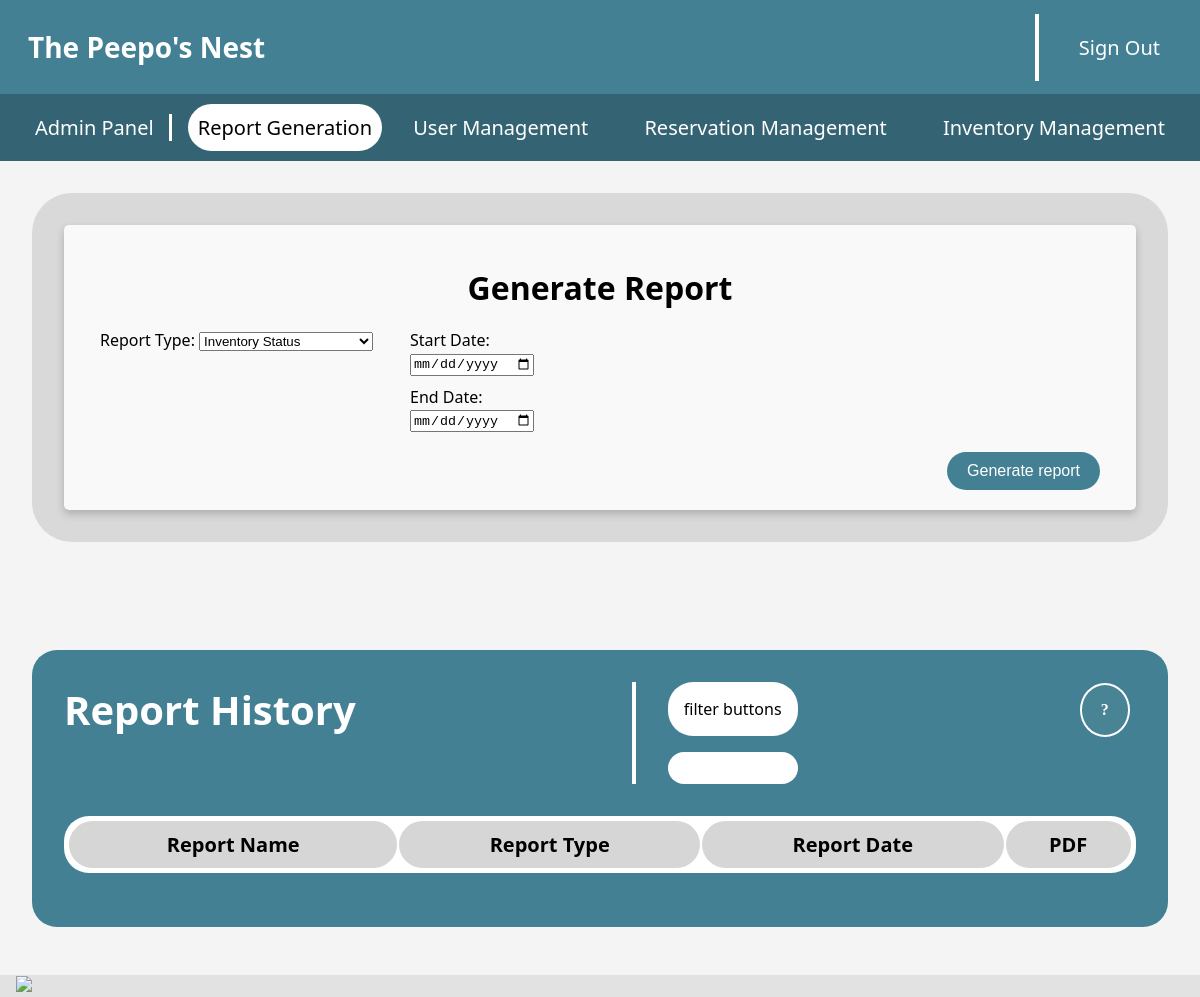
Page /report/reportmanagement on the earlier database version.
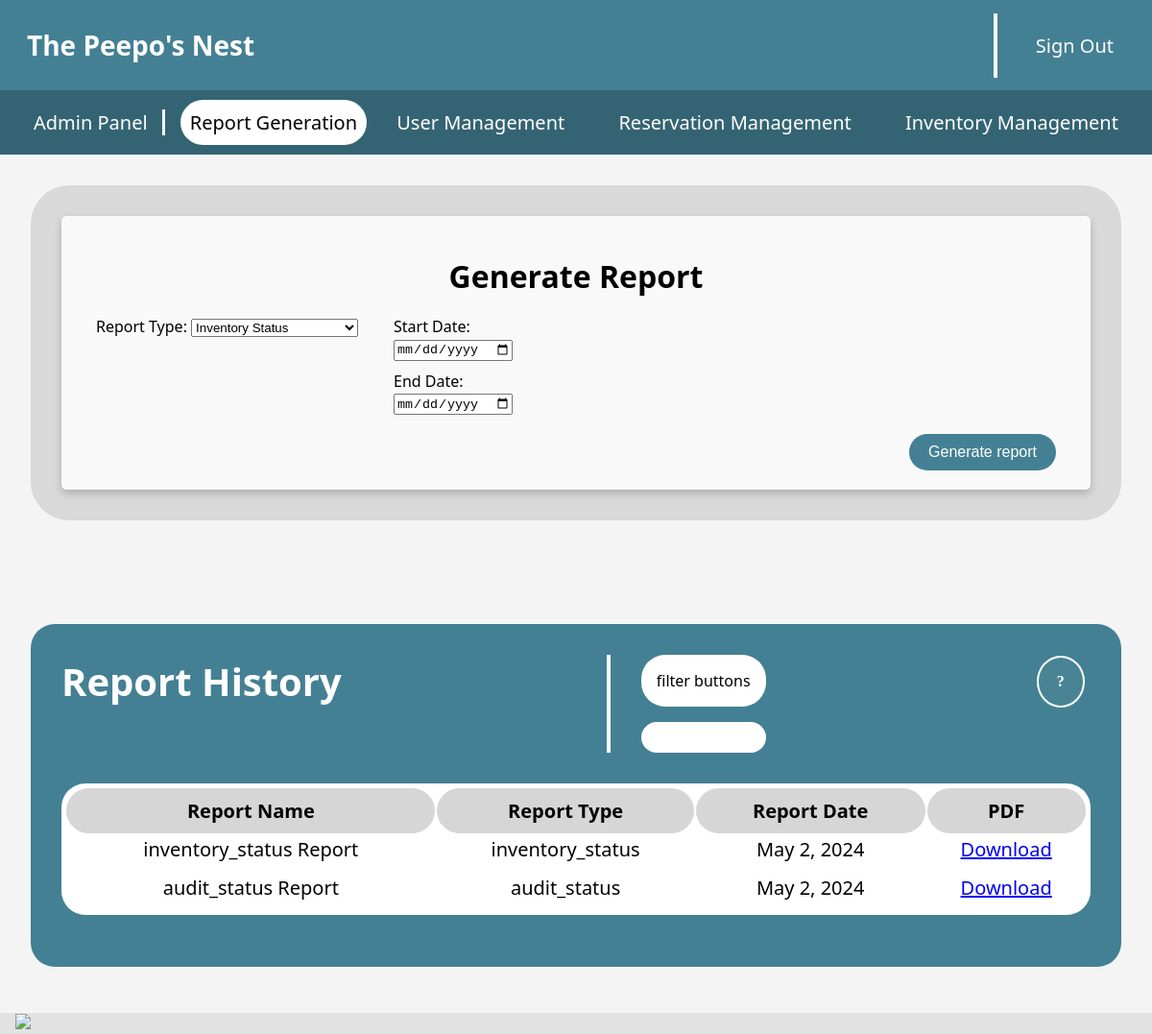
Same page on the later database version.
### report_management/models.py (models this page shows, shortened)
class Report(models.Model):
    name = models.CharField(max_length=200, default='Default Report Name')
    report_type = models.CharField(max_length=100, verbose_name="Report Type", null=True)
    date_created = models.DateField(default=now)  # 'now' without parentheses
    pdf = models.FileField(upload_to='reports/', verbose_name="PDF File")

### report_management/views.py (the view)
# urls.py: path('reportmanagement', views.report_manager, name="reportmanagement"),
def report_manager(request):
    reports = Report.objects.all()  # Fetch all equipment items from the database
    return render(request, 'report_management/reportmanagement.html', {'reports': reports})

### report_management/templates/report_management/reportmanagement.html (shortened to what the changed rows need)
{% load static %}
<!DOCTYPE html>
<html lang="en">
    <head>
        <link rel="stylesheet" href="{% static 'navbarFooter.css' %}">
        <link rel="stylesheet" href="{% static 'greyBoxTable.css' %}">
        <link rel="stylesheet" href="{% static 'blueBoxTable.css' %}">
        <link rel="stylesheet" href="{% static 'accordian.css' %}">
        <link rel="stylesheet" href="{% static 'popUp.css' %}">
        <link rel="stylesheet" href="{% static 'reportgen.css' %}">
    </head>
    <body>
        <div class="plainMainPanel">
            <div class="report-generation-container">
                <h1>Generate Report</h1>
            </div>
        </div>
        <br>
        <br>
        <div class="mainPanel">
            <div class="OuterBar">
                <div class="boxHeader">
                    <div>
                        <h2>Report History</h2>
                    </div>
                </div>
            </div>
            <div class="InnerPanel">
                <table class="accordion">
                    <tr>
                        <th>Report Name</th>
                        <th>Report Type</th>
                        <th>Report Date</th>
                        <th>PDF</th>
                    </tr>
                    {% for report in reports %}
                    <tr class="accordion-item">
                        <td><div class="cell-content">{{ report.name }}</div></td>
                        <td><div class="cell-content">{{ report.report_type }}</div></td>
                        <td><div class="cell-content">{{ report.date_created }}</div></td>
                        <td><div class="cell-content"><a href="/report{{ report.pdf.url }}" download="{{ report.pdf.name }}">Download</a></div></td>
                    </tr>
                    {% endfor %}
                </table>
            </div>
            <br>
        </div>
    </body>
</html>

Differences in the rows shown:
added Report: name "inventory_status Report", report_type "inventory_status", date_created "May 2, 2024"
added Report: name "audit_status Report", report_type "audit_status", date_created "May 2, 2024"
